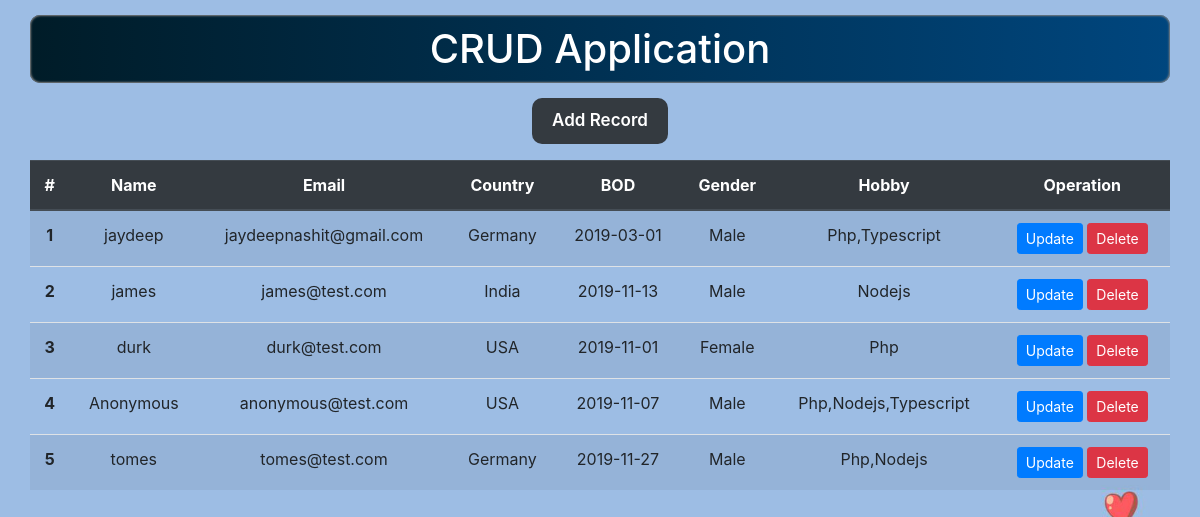
Screenshot of /CRUD/index.php with the database file from the repository.
### tables this page shows
CREATE TABLE `userdata` (
  `u_id` int(11) NOT NULL,
  `u_name` varchar(100) NOT NULL,
  `u_email` varchar(100) NOT NULL,
  `u_country` varchar(50) NOT NULL,
  `u_bod` date NOT NULL,
  `u_gender` varchar(50) NOT NULL,
  `u_skill` varchar(150) NOT NULL
);

### CRUD/config/CUFunction.php (called while the page is built, shortened)
<?php
class CUFunction{
    private $DBHOST = 'localhost';
    private $DBUSER = 'root';
    private $DBPASS = '';
    private $DBNAME = 'database';
    public $conn;
    public function __construct(){
        try{
            $this->conn = @mysqli_connect($this->DBHOST, $this->DBUSER, $this->DBPASS, $this->DBNAME);
        }
        catch(Exception $e) {
            echo 'Message: ' .$e->getMessage();
        }
    }
    public function select($tbl_name){
        $select = "SELECT * FROM $tbl_name";
        $query = mysqli_query($this->conn, $select);
        if(mysqli_num_rows($query) > 0){
            $select_fetch = mysqli_fetch_all($query, MYSQLI_ASSOC);
            if($select_fetch){
                return $select_fetch;
            }
            else{
                return false;
            }
        }
        else{
            return false;
        }
    }
}
?>

### CRUD/index.php (the view, shortened to what this page needs)
<?php
require_once 'config/CUFunction.php';
$UDF_call = new CUFunction();
$counter = 1;
$fetch_rec = $UDF_call->select('userdata');
?>
<!DOCTYPE html>
<html lang="en">
<head>
    <link rel="stylesheet" href="https://stackpath.bootstrapcdn.com/bootstrap/4.3.1/css/bootstrap.min.css">
    <link rel="stylesheet" href="CSS/stylesheet.css">
</head>
<body>
<div class="container-fluid">
    <div class="container">
        <div class="row">
            <h1 class="heading">CRUD Application</h1>
        </div>
        <div class="row justify-content-center">
            <a class="first-btn-sty btn-dark" href="insert.php">Add Record</a>
        </div>
    </div>
    <div class="container mt-3">
        <div class="row">
            <table class="table table-striped" style="vertical-align: middle; text-align: center;">
                <thead class="thead-dark">
                    <tr>
                        <th scope="col">#</th>
                        <th scope="col">Name</th>
                        <th scope="col">Email</th>
                        <th scope="col">Country</th>
                        <th scope="col">BOD</th>
                        <th scope="col">Gender</th>
                        <th scope="col">Hobby</th>
                        <th scope="col">Operation</th>
                    </tr>
                </thead>
                <tbody>
                    <?php if($fetch_rec){ foreach($fetch_rec as $se_data) { ?>
                    <tr>
                        <th scope="row"><?php echo $counter; $counter++; ?></th>
                        <td><?php echo $se_data['u_name']; ?></td>
                        <td><?php echo $se_data['u_email']; ?></td>
                        <td><?php echo $se_data['u_country']; ?></td>
                        <td><?php echo $se_data['u_bod']; ?></td>
                        <td><?php echo $se_data['u_gender']; ?></td>
                        <td><?php echo $se_data['u_skill']; ?></td>
                        <td>
                            <a href="update.php?uid=<?php echo $se_data['u_id']; ?>" class="btn btn-sm btn-primary">Update</a>
                            <a href="delete.php?did=<?php echo $se_data['u_id']; ?>" class="btn btn-sm btn-danger">Delete</a>
                        </td>
                    </tr>
                    <?php }}else{ echo "<h1 class='w-100 text-center'>No Record Found</h1>"; } ?>
                </tbody>
              </table>
        </div>
    </div>
</div>
</body>
</html>

### CRUD/CSS/stylesheet.css (style rules this page uses)
* { text-decoration: none !important; list-style: none; }
body { background: url("../background/backwallpaper.jpg") no-repeat center fixed; background-size: cover; }
.heading { width: 100%; height: auto; padding: 10px !important; margin: 15px auto; text-align: center; box-shadow:inset 0px 0px 2px 1px gray; background: rgb(0,28,40); background: linear-gradient(90deg, rgba(0,28,40,1) 0%, rgba(0,70,126,1) 100%); color: white; border-radius: 10px; }
.first-btn-sty { text-align: center; font-size: 17px; color: white !important; padding: 10px 20px; font-weight: 600; border-radius: 10px; }

### rows the page displays
userdata: u_name "jaydeep", u_email "jaydeepnashit@gmail.com", u_country "Germany", u_bod "2019-03-01", u_gender "Male", u_skill "Php,Typescript"
userdata: u_name "james", u_email "james@test.com", u_country "India", u_bod "2019-11-13", u_gender "Male", u_skill "Nodejs"
userdata: u_name "durk", u_email "durk@test.com", u_country "USA", u_bod "2019-11-01", u_gender "Female", u_skill "Php"
userdata: u_name "Anonymous", u_email "anonymous@test.com", u_country "USA", u_bod "2019-11-07", u_gender "Male", u_skill "Php,Nodejs,Typescript"
userdata: u_name "tomes", u_email "tomes@test.com", u_country "Germany", u_bod "2019-11-27", u_gender "Male", u_skill "Php,Nodejs"
